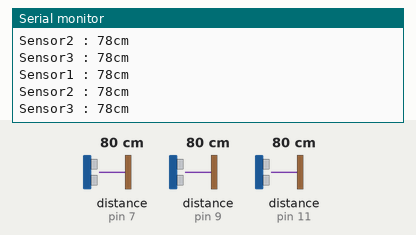
This sketch was run on a simulated Arduino Uno, built with avr-gcc and run on an emulated ATmega328P. Parts: the last lines printed to the serial monitor. Wiring (inferred from the names in the program): 3 × ultrasonic range finder: trigger pin 8, echo pin 7 / trigger pin 10, echo pin 9 / trigger pin 12, echo pin 11. The inputs (shaded band) are chosen by the test bench; at power-on: distance to the obstacle (sensors on pin 7, pin 9, pin 11) 80 cm. The echo pulse lasts 58.3 µs per cm.

Above: at 1.2 s.
1.3 s: distance to the obstacle (sensor on pin 7) set to 18 cm
At 1.38 s:
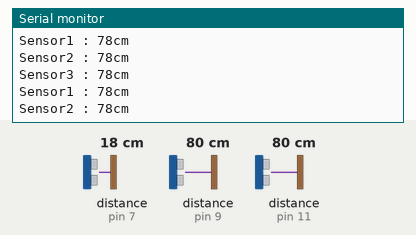
4.3 s: distance to the obstacle (sensor on pin 9) set to 35 cm
At 4.4 s:
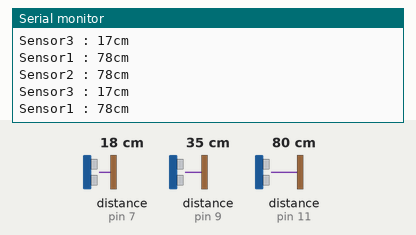
7.3 s: distance to the obstacle (sensor on pin 11) set to 299 cm
At 7.5 s:
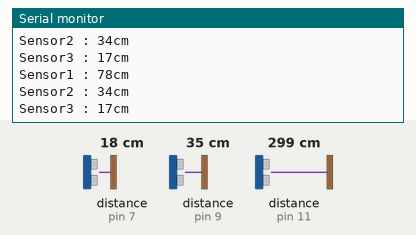
10.3 s: distance to the obstacle (sensor on pin 7) set to 2 cm
At 10.41 s:
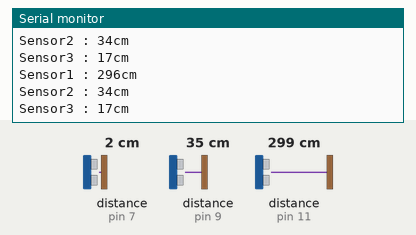
11.8 s: distance to the obstacle (sensor on pin 9) set to 2 cm
At 12.02 s:
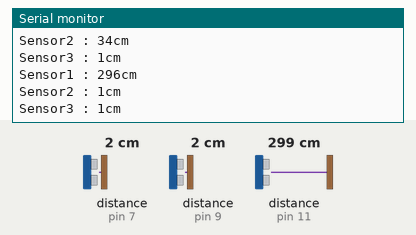
13.3 s: distance to the obstacle (sensor on pin 7) set to 35 cm
At 13.62 s:
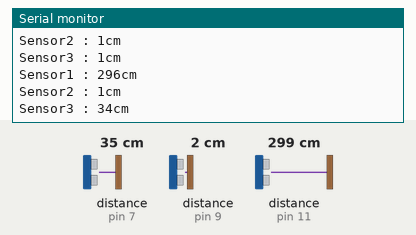
Timing chart, 0 to 16.3 s (numbered marks = the images above; inputs shaded):
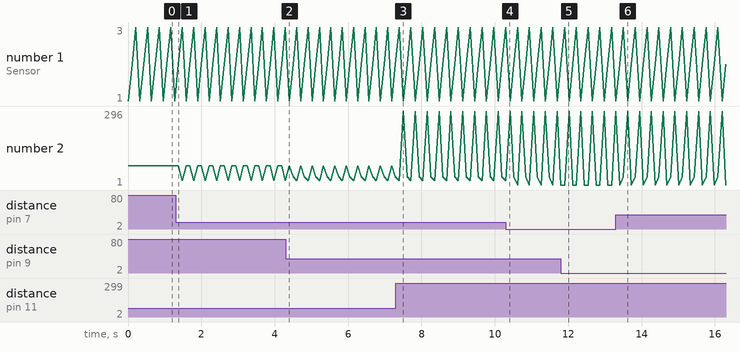

The sketch:

Ultrasonic_Sensor.ino
```cpp
int trigPin1 = 12;
int echoPin1 = 11;
int trigPin2 = 10;
int echoPin2 = 9;
int trigPin3 = 8;
int echoPin3 = 7;


//변수를 설정합니다.
long duration1, distance1;
long duration2, distance2;
long duration3, distance3;


void setup() {
  pinMode(trigPin1, OUTPUT); // trigPin을 출력으로
  pinMode(echoPin1, INPUT); // echoPin을 입력이다.
  pinMode(trigPin2, OUTPUT); // trigPin을 출력으로
  pinMode(echoPin2, INPUT); // echoPin을 입력이다.
  pinMode(trigPin3, OUTPUT); // trigPin을 출력으로
  pinMode(echoPin3, INPUT); // echoPin을 입력이다.

  Serial.begin(9600); // 시리얼 포트를 시작합니다.
}

void loop() {
  digitalWrite(trigPin1, LOW); //초음파 센서를 초기화 하는 과정입니다.
  delayMicroseconds(2);
  digitalWrite(trigPin1, HIGH);
  delayMicroseconds(10);
  digitalWrite(trigPin1, LOW);
  duration1 = pulseIn(echoPin1, HIGH); // 트리거 핀에서 나온 펄스를 받아서
  distance1= duration1*0.034/2; // 거리를 측정합니다.

  if (distance1 >= 500 || distance1 <= 0){ //500보다 크거나, 0보다 작으면 측정이 불가하다는 것을 프린트합니다.
    Serial.println("Out of range"); //측정 불가 라는 것을 프린트 합니다.
  }
  else {
    Serial.print ( "Sensor1 : "); //센서 1에
    Serial.print ( distance1);// 거리 값
    Serial.println("cm"); // cm를 출력합니다.
  }
  delay(100); //2초마다 , 그리고 아래의 과정은 모두 동일합니다.

  digitalWrite(trigPin2, LOW);
  delayMicroseconds(2);
  digitalWrite(trigPin2, HIGH);
  delayMicroseconds(10);
  digitalWrite(trigPin2, LOW);
  duration2 = pulseIn(echoPin2, HIGH);
  distance2= duration2*0.034/2;

  if (distance2 >= 500 || distance2 <= 0){
    Serial.println("Out of range");
  }
  else {
    Serial.print("Sensor2 : ");
    Serial.print(distance2);
    Serial.println("cm");
  }
  delay(100);

  digitalWrite(trigPin3, LOW);
  delayMicroseconds(2);
  digitalWrite(trigPin3, HIGH);
  delayMicroseconds(10);
  digitalWrite(trigPin3, LOW);
  duration3 = pulseIn(echoPin3, HIGH);
  distance3= duration3*0.034/2;

  if (distance3 >= 500 || distance3 <= 0){
    Serial.println("Out of range");
  }
  else {
    Serial.print("Sensor3 : ");
    Serial.print(distance3);
    Serial.println("cm");
  }
  delay(100);


}
```

Measured:
- after the input at 11.8 s, the serial monitor: prints a new line at once (image 5)
- after the input at 13.3 s, the serial monitor: prints a new line after 0.20 s (image 6)
- plotted number 2: 78 → 17 after the input at 1.3 s, 17 → 34 after the input at 4.3 s
